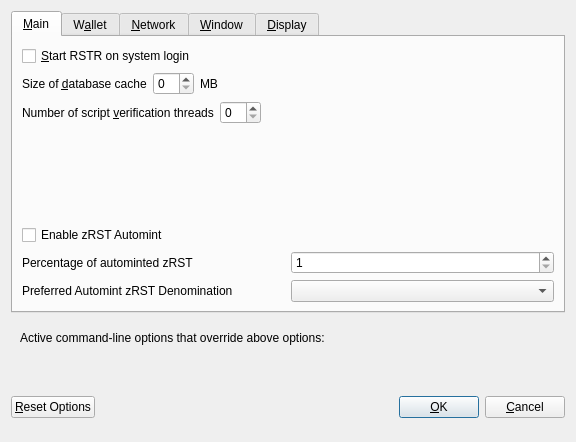
<?xml version="1.0" encoding="UTF-8"?>
<ui version="4.0">
 <class>OptionsDialog</class>
 <widget class="QDialog" name="OptionsDialog">
  <property name="geometry">
   <rect>
    <x>0</x>
    <y>0</y>
    <width>576</width>
    <height>442</height>
   </rect>
  </property>
  <property name="windowTitle">
   <string>Options</string>
  </property>
  <property name="modal">
   <bool>true</bool>
  </property>
  <layout class="QVBoxLayout" name="verticalLayout">
   <item>
    <widget class="QTabWidget" name="tabWidget">
     <property name="currentIndex">
      <number>0</number>
     </property>
     <widget class="QWidget" name="tabMain">
      <attribute name="title">
       <string>&amp;Main</string>
      </attribute>
      <layout class="QVBoxLayout" name="verticalLayout_Main">
       <item>
        <widget class="QCheckBox" name="bitcoinAtStartup">
         <property name="toolTip">
          <string>Automatically start RSTR after logging in to the system.</string>
         </property>
         <property name="text">
          <string>&amp;Start RSTR on system login</string>
         </property>
        </widget>
       </item>
       <item>
        <layout class="QHBoxLayout" name="horizontalLayout_2_Main">
         <item>
          <widget class="QLabel" name="databaseCacheLabel">
           <property name="text">
            <string>Size of &amp;database cache</string>
           </property>
           <property name="textFormat">
            <enum>Qt::PlainText</enum>
           </property>
           <property name="buddy">
            <cstring>databaseCache</cstring>
           </property>
          </widget>
         </item>
         <item>
          <widget class="QSpinBox" name="databaseCache"/>
         </item>
         <item>
          <widget class="QLabel" name="databaseCacheUnitLabel">
           <property name="text">
            <string>MB</string>
           </property>
           <property name="textFormat">
            <enum>Qt::PlainText</enum>
           </property>
          </widget>
         </item>
         <item>
          <spacer name="horizontalSpacer_2_Main">
           <property name="orientation">
            <enum>Qt::Horizontal</enum>
           </property>
           <property name="sizeHint" stdset="0">
            <size>
             <width>40</width>
             <height>20</height>
            </size>
           </property>
          </spacer>
         </item>
        </layout>
       </item>
       <item>
        <layout class="QHBoxLayout" name="horizontalLayout_3_Main">
         <item>
          <widget class="QLabel" name="threadsScriptVerifLabel">
           <property name="text">
            <string>Number of script &amp;verification threads</string>
           </property>
           <property name="textFormat">
            <enum>Qt::PlainText</enum>
           </property>
           <property name="buddy">
            <cstring>threadsScriptVerif</cstring>
           </property>
          </widget>
         </item>
         <item>
          <widget class="QSpinBox" name="threadsScriptVerif">
           <property name="toolTip">
            <string>(0 = auto, &lt;0 = leave that many cores free)</string>
           </property>
          </widget>
         </item>
         <item>
          <spacer name="horizontalSpacer_3_Main">
           <property name="orientation">
            <enum>Qt::Horizontal</enum>
           </property>
           <property name="sizeHint" stdset="0">
            <size>
             <width>40</width>
             <height>20</height>
            </size>
           </property>
          </spacer>
         </item>
        </layout>
       </item>
       <item>
        <spacer name="verticalSpacer_2">
         <property name="orientation">
          <enum>Qt::Vertical</enum>
         </property>
         <property name="sizeHint" stdset="0">
          <size>
           <width>20</width>
           <height>40</height>
          </size>
         </property>
        </spacer>
       </item>
       <item>
        <widget class="QCheckBox" name="checkBoxZeromintEnable">
         <property name="toolTip">
          <string>Enable automatic minting of RST units to zRST</string>
         </property>
         <property name="layoutDirection">
          <enum>Qt::LeftToRight</enum>
         </property>
         <property name="text">
          <string>Enable zRST Automint</string>
         </property>
        </widget>
       </item>
       <item>
        <layout class="QHBoxLayout" name="horizontalLayout_3">
         <item>
          <widget class="QLabel" name="percentage_label">
           <property name="toolTip">
            <string>Percentage of incoming RST which get automatically converted to zRST via Zerocoin Protocol (min: 10%)</string>
           </property>
           <property name="text">
            <string>Percentage of autominted zRST</string>
           </property>
          </widget>
         </item>
         <item>
          <widget class="QSpinBox" name="zeromintPercentage">
           <property name="minimum">
            <number>1</number>
           </property>
           <property name="maximum">
            <number>100</number>
           </property>
          </widget>
         </item>
        </layout>
       </item>
       <item>
        <layout class="QHBoxLayout" name="horizontalLayout" stretch="0,0">
         <property name="sizeConstraint">
          <enum>QLayout::SetFixedSize</enum>
         </property>
         <item>
          <widget class="QLabel" name="labelPreferredDenom">
           <property name="maximumSize">
            <size>
             <width>16777215</width>
             <height>16777215</height>
            </size>
           </property>
           <property name="toolTip">
            <string>Wait with automatic conversion to Zerocoin until enough RST for this denomination is available</string>
           </property>
           <property name="text">
            <string>Preferred Automint zRST Denomination</string>
           </property>
          </widget>
         </item>
         <item>
          <widget class="QComboBox" name="preferredDenom">
           <property name="maximumSize">
            <size>
             <width>16777215</width>
             <height>27</height>
            </size>
           </property>
           <property name="toolTip">
            <string>Wait with automatic conversion to Zerocoin until enough RST for this denomination is available</string>
           </property>
           <property name="maxVisibleItems">
            <number>9</number>
           </property>
           <property name="maxCount">
            <number>9</number>
           </property>
          </widget>
         </item>
        </layout>
       </item>
      </layout>
     </widget>
     <widget class="QWidget" name="tabWallet">
      <attribute name="title">
       <string>W&amp;allet</string>
      </attribute>
      <layout class="QVBoxLayout" name="verticalLayout_Wallet">
       <item>
        <layout class="QHBoxLayout" name="horizontalLayout_2_Wallet">
         <item>
          <widget class="QLabel" name="labelStakeSplitThresholdText">
           <property name="text">
            <string>Stake split threshold:</string>
           </property>
          </widget>
         </item>
         <item>
          <widget class="QSpinBox" name="spinBoxStakeSplitThreshold">
           <property name="minimum">
            <number>1</number>
           </property>
           <property name="maximum">
            <number>999999</number>
           </property>
          </widget>
         </item>
        </layout>
       </item>
       <item>
        <widget class="QGroupBox" name="groupBox">
         <property name="title">
          <string>Expert</string>
         </property>
         <layout class="QVBoxLayout" name="verticalLayout_2">
          <item>
           <widget class="QCheckBox" name="coinControlFeatures">
            <property name="toolTip">
             <string>Whether to show coin control features or not.</string>
            </property>
            <property name="text">
             <string>Enable coin &amp;control features</string>
            </property>
           </widget>
          </item>
          <item>
           <widget class="QCheckBox" name="showMasternodesTab">
            <property name="toolTip">
             <string>Show additional tab listing all your masternodes in first sub-tab&lt;br/&gt;and all masternodes on the network in second sub-tab.</string>
            </property>
            <property name="text">
             <string>Show Masternodes Tab</string>
            </property>
           </widget>
          </item>
          <item>
           <widget class="QCheckBox" name="spendZeroConfChange">
            <property name="toolTip">
             <string>If you disable the spending of unconfirmed change, the change from a transaction&lt;br/&gt;cannot be used until that transaction has at least one confirmation.&lt;br/&gt;This also affects how your balance is computed.</string>
            </property>
            <property name="text">
             <string>&amp;Spend unconfirmed change</string>
            </property>
           </widget>
          </item>
         </layout>
        </widget>
       </item>
       <item>
        <spacer name="verticalSpacer_Wallet">
         <property name="orientation">
          <enum>Qt::Vertical</enum>
         </property>
         <property name="sizeHint" stdset="0">
          <size>
           <width>20</width>
           <height>40</height>
          </size>
         </property>
        </spacer>
       </item>
      </layout>
     </widget>
     <widget class="QWidget" name="tabNetwork">
      <attribute name="title">
       <string>&amp;Network</string>
      </attribute>
      <layout class="QVBoxLayout" name="verticalLayout_Network">
       <item>
        <widget class="QCheckBox" name="mapPortUpnp">
         <property name="toolTip">
          <string>Automatically open the RSTR client port on the router. This only works when your router supports UPnP and it is enabled.</string>
         </property>
         <property name="text">
          <string>Map port using &amp;UPnP</string>
         </property>
        </widget>
       </item>
       <item>
        <widget class="QCheckBox" name="allowIncoming">
         <property name="toolTip">
          <string>Accept connections from outside</string>
         </property>
         <property name="text">
          <string>Allow incoming connections</string>
         </property>
        </widget>
       </item>
       <item>
        <widget class="QCheckBox" name="connectSocks">
         <property name="toolTip">
          <string>Connect to the RSTR network through a SOCKS5 proxy.</string>
         </property>
         <property name="text">
          <string>&amp;Connect through SOCKS5 proxy (default proxy):</string>
         </property>
        </widget>
       </item>
       <item>
        <layout class="QHBoxLayout" name="horizontalLayout_1_Network">
         <item>
          <widget class="QLabel" name="proxyIpLabel">
           <property name="text">
            <string>Proxy &amp;IP:</string>
           </property>
           <property name="textFormat">
            <enum>Qt::PlainText</enum>
           </property>
           <property name="buddy">
            <cstring>proxyIp</cstring>
           </property>
          </widget>
         </item>
         <item>
          <widget class="QValidatedLineEdit" name="proxyIp">
           <property name="minimumSize">
            <size>
             <width>140</width>
             <height>0</height>
            </size>
           </property>
           <property name="maximumSize">
            <size>
             <width>140</width>
             <height>16777215</height>
            </size>
           </property>
           <property name="toolTip">
            <string>IP address of the proxy (e.g. IPv4: 127.0.0.1 / IPv6: ::1)</string>
           </property>
          </widget>
         </item>
         <item>
          <widget class="QLabel" name="proxyPortLabel">
           <property name="text">
            <string>&amp;Port:</string>
           </property>
           <property name="textFormat">
            <enum>Qt::PlainText</enum>
           </property>
           <property name="buddy">
            <cstring>proxyPort</cstring>
           </property>
          </widget>
         </item>
         <item>
          <widget class="QLineEdit" name="proxyPort">
           <property name="minimumSize">
            <size>
             <width>55</width>
             <height>0</height>
            </size>
           </property>
           <property name="maximumSize">
            <size>
             <width>55</width>
             <height>16777215</height>
            </size>
           </property>
           <property name="toolTip">
            <string>Port of the proxy (e.g. 9050)</string>
           </property>
          </widget>
         </item>
         <item>
          <spacer name="horizontalSpacer_1_Network">
           <property name="orientation">
            <enum>Qt::Horizontal</enum>
           </property>
           <property name="sizeHint" stdset="0">
            <size>
             <width>40</width>
             <height>20</height>
            </size>
           </property>
          </spacer>
         </item>
        </layout>
       </item>
       <item>
        <spacer name="verticalSpacer_Network">
         <property name="orientation">
          <enum>Qt::Vertical</enum>
         </property>
         <property name="sizeHint" stdset="0">
          <size>
           <width>20</width>
           <height>40</height>
          </size>
         </property>
        </spacer>
       </item>
      </layout>
     </widget>
     <widget class="QWidget" name="tabWindow">
      <attribute name="title">
       <string>&amp;Window</string>
      </attribute>
      <layout class="QVBoxLayout" name="verticalLayout_Window">
       <item>
        <widget class="QCheckBox" name="minimizeToTray">
         <property name="toolTip">
          <string>Show only a tray icon after minimizing the window.</string>
         </property>
         <property name="text">
          <string>&amp;Minimize to the tray instead of the taskbar</string>
         </property>
        </widget>
       </item>
       <item>
        <widget class="QCheckBox" name="minimizeOnClose">
         <property name="toolTip">
          <string>Minimize instead of exit the application when the window is closed. When this option is enabled, the application will be closed only after selecting Quit in the menu.</string>
         </property>
         <property name="text">
          <string>M&amp;inimize on close</string>
         </property>
        </widget>
       </item>
       <item>
        <spacer name="verticalSpacer_Window">
         <property name="orientation">
          <enum>Qt::Vertical</enum>
         </property>
         <property name="sizeHint" stdset="0">
          <size>
           <width>20</width>
           <height>40</height>
          </size>
         </property>
        </spacer>
       </item>
      </layout>
     </widget>
     <widget class="QWidget" name="tabDisplay">
      <attribute name="title">
       <string>&amp;Display</string>
      </attribute>
      <layout class="QVBoxLayout" name="verticalLayout_Display">
       <item>
        <layout class="QHBoxLayout" name="horizontalLayout_1_Display">
         <item>
          <widget class="QLabel" name="langLabel">
           <property name="text">
            <string>User Interface &amp;language:</string>
           </property>
           <property name="textFormat">
            <enum>Qt::PlainText</enum>
           </property>
           <property name="buddy">
            <cstring>lang</cstring>
           </property>
          </widget>
         </item>
         <item>
          <widget class="QValueComboBox" name="lang">
           <property name="toolTip">
            <string>The user interface language can be set here. This setting will take effect after restarting RSTR.</string>
           </property>
          </widget>
         </item>
        </layout>
       </item>
       <item>
        <widget class="QLabel" name="label_3">
         <property name="toolTip">
          <string notr="true"/>
         </property>
         <property name="statusTip">
          <string notr="true"/>
         </property>
         <property name="whatsThis">
          <string notr="true"/>
         </property>
         <property name="accessibleName">
          <string notr="true"/>
         </property>
         <property name="text">
          <string>Language missing or translation incomplete? Help contributing translations here:
https://www.transifex.com/rstr-project/rstr-project-translations</string>
         </property>
         <property name="wordWrap">
          <bool>true</bool>
         </property>
         <property name="openExternalLinks">
          <bool>true</bool>
         </property>
         <property name="textInteractionFlags">
          <set>Qt::TextBrowserInteraction</set>
         </property>
        </widget>
       </item>
       <item>
        <layout class="QHBoxLayout" name="horizontalLayout_4_Display" stretch="0,0">
         <item>
          <widget class="QLabel" name="themeLabel">
           <property name="text">
            <string>User Interface Theme:</string>
           </property>
          </widget>
         </item>
         <item>
          <widget class="QValueComboBox" name="theme"/>
         </item>
        </layout>
       </item>
       <item>
        <widget class="Line" name="line">
         <property name="orientation">
          <enum>Qt::Horizontal</enum>
         </property>
        </widget>
       </item>
       <item>
        <layout class="QHBoxLayout" name="horizontalLayout_2_Display">
         <item>
          <widget class="QLabel" name="unitLabel">
           <property name="text">
            <string>&amp;Unit to show amounts in:</string>
           </property>
           <property name="textFormat">
            <enum>Qt::PlainText</enum>
           </property>
           <property name="buddy">
            <cstring>unit</cstring>
           </property>
          </widget>
         </item>
         <item>
          <widget class="QValueComboBox" name="unit">
           <property name="toolTip">
            <string>Choose the default subdivision unit to show in the interface and when sending coins.</string>
           </property>
          </widget>
         </item>
        </layout>
       </item>
       <item>
        <layout class="QHBoxLayout" name="horizontalLayout_5_Display">
         <item>
          <widget class="QLabel" name="digitsLabel">
           <property name="text">
            <string>Decimal digits</string>
           </property>
          </widget>
         </item>
         <item>
          <widget class="QValueComboBox" name="digits"/>
         </item>
        </layout>
       </item>
       <item>
        <widget class="QCheckBox" name="checkBoxHideZeroBalances">
         <property name="toolTip">
          <string>Hide empty balances</string>
         </property>
         <property name="layoutDirection">
          <enum>Qt::LeftToRight</enum>
         </property>
         <property name="text">
          <string>Hide empty balances</string>
         </property>
        </widget>
       </item>
       <item>
        <layout class="QHBoxLayout" name="horizontalLayout_3_Display">
         <item>
          <widget class="QLabel" name="thirdPartyTxUrlsLabel">
           <property name="toolTip">
            <string>Third party URLs (e.g. a block explorer) that appear in the transactions tab as context menu items. %s in the URL is replaced by transaction hash. Multiple URLs are separated by vertical bar |.</string>
           </property>
           <property name="text">
            <string>Third party transaction URLs</string>
           </property>
           <property name="buddy">
            <cstring>thirdPartyTxUrls</cstring>
           </property>
          </widget>
         </item>
         <item>
          <widget class="QLineEdit" name="thirdPartyTxUrls">
           <property name="toolTip">
            <string>Third party URLs (e.g. a block explorer) that appear in the transactions tab as context menu items. %s in the URL is replaced by transaction hash. Multiple URLs are separated by vertical bar |.</string>
           </property>
          </widget>
         </item>
        </layout>
       </item>
       <item>
        <spacer name="verticalSpacer">
         <property name="orientation">
          <enum>Qt::Vertical</enum>
         </property>
         <property name="sizeHint" stdset="0">
          <size>
           <width>20</width>
           <height>40</height>
          </size>
         </property>
        </spacer>
       </item>
      </layout>
     </widget>
    </widget>
   </item>
   <item>
    <widget class="QFrame" name="frame">
     <layout class="QVBoxLayout" name="verticalLayout_Bottom">
      <item>
       <layout class="QHBoxLayout" name="horizontalLayout_Bottom">
        <item>
         <widget class="QLabel" name="overriddenByCommandLineInfoLabel">
          <property name="text">
           <string>Active command-line options that override above options:</string>
          </property>
          <property name="textFormat">
           <enum>Qt::PlainText</enum>
          </property>
         </widget>
        </item>
        <item>
         <spacer name="horizontalSpacer_Bottom">
          <property name="orientation">
           <enum>Qt::Horizontal</enum>
          </property>
          <property name="sizeHint" stdset="0">
           <size>
            <width>40</width>
            <height>20</height>
           </size>
          </property>
         </spacer>
        </item>
       </layout>
      </item>
      <item>
       <widget class="QLabel" name="overriddenByCommandLineLabel">
        <property name="text">
         <string/>
        </property>
        <property name="textFormat">
         <enum>Qt::PlainText</enum>
        </property>
        <property name="wordWrap">
         <bool>true</bool>
        </property>
       </widget>
      </item>
     </layout>
    </widget>
   </item>
   <item>
    <layout class="QHBoxLayout" name="horizontalLayout_Buttons">
     <item>
      <widget class="QPushButton" name="resetButton">
       <property name="toolTip">
        <string>Reset all client options to default.</string>
       </property>
       <property name="text">
        <string>&amp;Reset Options</string>
       </property>
       <property name="autoDefault">
        <bool>false</bool>
       </property>
      </widget>
     </item>
     <item>
      <spacer name="horizontalSpacer_1">
       <property name="orientation">
        <enum>Qt::Horizontal</enum>
       </property>
       <property name="sizeHint" stdset="0">
        <size>
         <width>40</width>
         <height>48</height>
        </size>
       </property>
      </spacer>
     </item>
     <item>
      <widget class="QLabel" name="statusLabel">
       <property name="minimumSize">
        <size>
         <width>200</width>
         <height>0</height>
        </size>
       </property>
       <property name="font">
        <font>
         <weight>75</weight>
         <bold>true</bold>
        </font>
       </property>
       <property name="text">
        <string/>
       </property>
       <property name="textFormat">
        <enum>Qt::PlainText</enum>
       </property>
       <property name="wordWrap">
        <bool>true</bool>
       </property>
      </widget>
     </item>
     <item>
      <spacer name="horizontalSpacer_2">
       <property name="orientation">
        <enum>Qt::Horizontal</enum>
       </property>
       <property name="sizeHint" stdset="0">
        <size>
         <width>40</width>
         <height>48</height>
        </size>
       </property>
      </spacer>
     </item>
     <item>
      <widget class="QPushButton" name="okButton">
       <property name="text">
        <string>&amp;OK</string>
       </property>
       <property name="autoDefault">
        <bool>false</bool>
       </property>
       <property name="default">
        <bool>true</bool>
       </property>
      </widget>
     </item>
     <item>
      <widget class="QPushButton" name="cancelButton">
       <property name="text">
        <string>&amp;Cancel</string>
       </property>
       <property name="autoDefault">
        <bool>false</bool>
       </property>
      </widget>
     </item>
    </layout>
   </item>
  </layout>
 </widget>
 <customwidgets>
  <customwidget>
   <class>QValidatedLineEdit</class>
   <extends>QLineEdit</extends>
   <header>qvalidatedlineedit.h</header>
  </customwidget>
  <customwidget>
   <class>QValueComboBox</class>
   <extends>QComboBox</extends>
   <header>qvaluecombobox.h</header>
  </customwidget>
 </customwidgets>
 <resources/>
 <connections/>
</ui>
